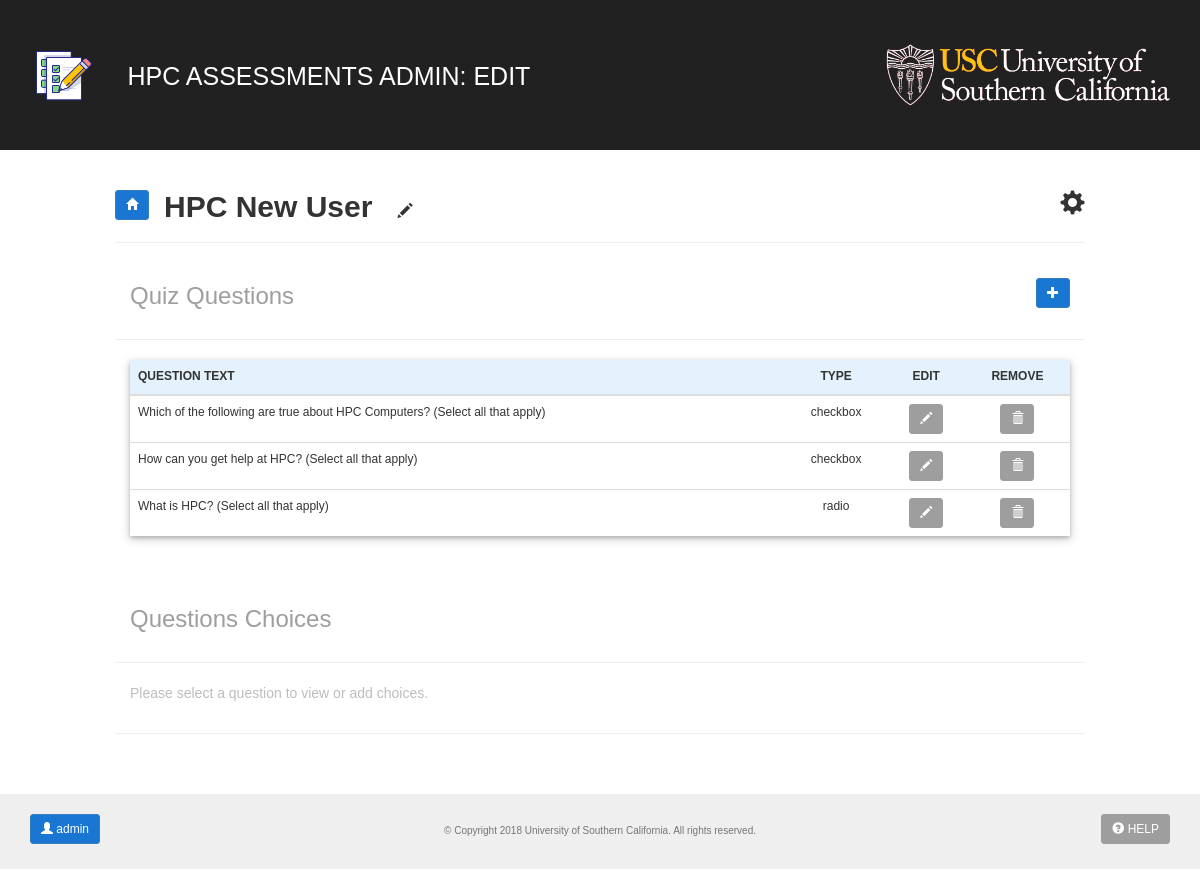
Screenshot of /admin/edit/edit.php?assessment_id=1 with the database file from the repository.
### tables this page shows
CREATE TABLE assessments(
assessment_id INT(11) NOT NULL AUTO_INCREMENT,
assessment_name VARCHAR(255) NOT NULL,
assessment_description VARCHAR(255) NOT NULL,
assessment_create_date TIMESTAMP DEFAULT CURRENT_TIMESTAMP,
assessment_visible TINYINT(1) NOT NULL DEFAULT 0,
assessment_num_q_to_show INT(11) NOT NULL DEFAULT 10,
assessment_virtual_delete TINYINT(1) NOT NULL DEFAULT 0,
PRIMARY KEY(assessment_id)
);

CREATE TABLE questions(
question_id INT(11) NOT NULL AUTO_INCREMENT,
assessment_id INT(11) NOT NULL,
question_text VARCHAR(255) NOT NULL,
question_multivalued TINYINT(1) NOT NULL,
question_is_required TINYINT(1) NOT NULL DEFAULT 1,
question_virtual_delete TINYINT(1) NOT NULL DEFAULT 0,
PRIMARY KEY(question_id),
CONSTRAINT FK_questions_assessmentID FOREIGN KEY (assessment_id)
REFERENCES assessments(assessment_id) ON DELETE CASCADE
);

### private/functions.php (called while the page is built, shortened)
<?php
function h($string=""){
    return htmlspecialchars($string);
}
?>

### private/database.php (called while the page is built, shortened)
<?php
function db_escape($connection, $string) {
    return mysqli_real_escape_string($connection, $string);
}
?>

### private/query_functions.php (called while the page is built, shortened)
<?php
function get_assessment_row($assessment_id){
    global $db;
    $sql_assessment_row = "SELECT * FROM assessments ";
    $sql_assessment_row .= "WHERE assessment_id='" . db_escape($db, $assessment_id) . "'";
    $sql_assessment_row .= " AND assessment_virtual_delete= '0' ";
    $assessment_row_set = mysqli_query($db, $sql_assessment_row);
    $assessment_row = mysqli_fetch_assoc($assessment_row_set);
    return $assessment_row;
}
function find_questions_by_assessment_id($assessment_id){
    global $db;
    $sql_questions = "SELECT * FROM questions ";
    $sql_questions .= "WHERE assessment_id='" . db_escape($db, $assessment_id) . "'";
    $sql_questions .= " AND question_virtual_delete= '0' ";
    $sql_questions .=  "ORDER BY question_id ASC";
    $result_question_set = mysqli_query($db, $sql_questions);
    return $result_question_set;
}
?>

### public/admin/edit/edit.php (the view, shortened to what this page needs)
<?php
$assessment_id = $_GET['assessment_id'];
$assessment_data_row = get_assessment_row($assessment_id);
$assessment_name_edit = $assessment_data_row['assessment_name'];
$question_set_edit = find_questions_by_assessment_id($assessment_id);
$num_questions_edit = mysqli_num_rows($question_set_edit);
?>
<?php require(SHARED_PATH . '/quiz_admin_header.php'); ?>
<div id="edit_assessments_main_div" class="container-fluid main_content" data-assessment-id="<?php echo h($assessment_id); ?>">
    <div id="quiz_title_edit_div" class="page-header">
        <button style="margin-right:15px;" id="back_home_admin_btn" type="button" class="back_home_btn btn btn-primary btn-sm">
            <span class="glyphicon glyphicon-home"></span>
        </button>
        <h2 id="quiz_title_txt" class="dash_title_txt"><?php echo h($assessment_name_edit); ?> &nbsp;&nbsp;<span id="edit_quiz_name_span" style="font-size:15px;" class="glyphicon glyphicon-pencil"></span><span id="edit_settings_span" style="font-size:25px; float:right;" class="glyphicon glyphicon-cog"></span></h2>
    </div>
    <div class="row dash_subsection_div">
        <div class="col-xs-9">
            <h3 style="color: #9e9e9e;">Quiz Questions</h3>
        </div>
        <div class="col-xs-3">
            <button id="add_new_question_btn" type="button" class="add_new_item_btn btn btn-primary btn-sm">
                <span class="glyphicon glyphicon-plus"></span>
            </button>
        </div>
    </div>
    <hr>
    <div id="quiz_questions_edit_div" class="row dash_content_row_div">
        <div class="col-sm-12">
            <?php if($num_questions_edit > 0){ ?>
            <table class="admin_dash_tbl_card question_choice_tbl table table-hover">
                  <thead style="background-color:#e3f2fd;">
                        <tr>
                            <th>QUESTION TEXT</th>
                            <th style="text-align: center;">TYPE</th>
                            <th style="text-align: center;">EDIT</th>
                            <th style="text-align: center;">REMOVE</th>
                        </tr>
                  </thead>
                  <tbody>
                <?php
                while($question = mysqli_fetch_assoc($question_set_edit)) {
                    $question['question_multivalued'] == 1 ? $question_type = 'checkbox' : $question_type = 'radio';
                    $question_edit_id = $question['question_id'];
                    $question_is_multi = $question['question_multivalued'];
                    $question_is_req = $question['question_is_required'];
                ?>
                    <tr id="question_edit_tbl_row_<?php echo h($question_edit_id); ?>" class="question_edit_tbl_row" data-question-id="<?php echo h($question_edit_id); ?>" data-question-is-multi="<?php echo h($question_is_multi); ?>" data-question-is-req="<?php echo h($question_is_req); ?>">
                        <td class="question_text_td" style="text-align: left;"><?php echo h($question['question_text']); ?></td>
                        <td><?php echo h($question_type); ?></td>
                        <td>
                            <button type="button" class="edit_question_pencil_btn btn btn-grey-lighten btn-sm" data-question-id="<?php echo h($question_edit_id); ?>">
                                <span class="glyphicon glyphicon-pencil"></span>
                            </button>
                        </td>
                        <td>
                            <button type="button" class="delete_question_trash_btn btn btn-grey-lighten btn-sm" data-question-id="<?php echo h($question_edit_id); ?>">
                                <span class="glyphicon glyphicon-trash"></span>
                            </button>
                        </td>
                    </tr>
                <?php } ?>
                </tbody>
            </table>
            <?php } else { ?>
            <p style="text-align:left; color: #bdbdbd;">No questions available for the given quiz.</p>
            <?php } ?>
        </div>
    </div>
    <div style="padding-top: 50px;" class="row dash_subsection_div">
        <div class="col-xs-9">
            <h3 style="color: #9e9e9e;">Questions Choices<strong id="select_quest_edit_name" style="font-size: 17px;"></strong></h3>
        </div>
    </div>
    <hr>
    <div id="questions_choices_edit_div" class="row dash_content_row_div">
        <div class="col-sm-12">
            <p id="no_choice_text" style="text-align:left; color: #bdbdbd;">Please select a question to view or add choices.</p>
        </div>
    </div>
    <hr>
    <br>
</div>
<?php require(SHARED_PATH .  '/quiz_page_footer.php'); ?>

### public/stylesheets/general_style.css (style rules this page uses)
body, html { margin: 0; padding: 0; height: 100%; font-family: 'Helvetica'; }
.btn-primary { color: #fff; background-color: #1976d2; border-color: #357ebd; }
.btn-grey-lighten { color: #fff; background-color: #9e9e9e; border-color: #9e9e9e; }
#edit_assessments_main_div { max-width: 1000px; text-align: center; }
.dash_content_row_div { max-width: 100%; margin: auto; }
.back_home_btn { float: left; margin-bottom: 15px; }
#quiz_title_txt { text-align: left; font-weight: bold; }
.dash_subsection_div { text-align: left; width: 100%; margin: auto; }
.add_new_item_btn { margin-top: 15px; float: right; }
.question_choice_tbl { font-size: 12px; }
.admin_dash_tbl_card { box-shadow: 0 2px 4px 0 rgba(0, 0, 0, 0.2), 0 3px 10px 0 rgba(0, 0, 0, 0.19); margin: auto; }

### rows the page displays
assessments: assessment_name "HPC New User"
questions: question_text "Which of the following are true about HPC Computers? (Select all that apply)", question_type "checkbox"
questions: question_text "How can you get help at HPC? (Select all that apply)", question_type "checkbox"
questions: question_text "What is HPC? (Select all that apply)", question_type "radio"

### other values shown
$page_title "HPC ASSESSMENTS ADMIN: EDIT"
$user_id "admin"
